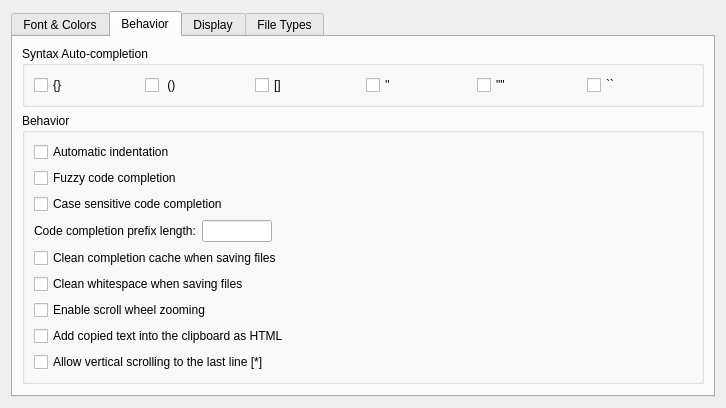
<?xml version="1.0" encoding="UTF-8"?>
<ui version="4.0">
 <class>LiteEditorOption</class>
 <widget class="QWidget" name="LiteEditorOption">
  <property name="geometry">
   <rect>
    <x>0</x>
    <y>0</y>
    <width>726</width>
    <height>389</height>
   </rect>
  </property>
  <property name="windowTitle">
   <string>Form</string>
  </property>
  <layout class="QVBoxLayout" name="verticalLayout_6">
   <item>
    <widget class="QTabWidget" name="tabWidget">
     <property name="currentIndex">
      <number>1</number>
     </property>
     <widget class="QWidget" name="tab">
      <attribute name="title">
       <string>Font &amp;&amp; Colors</string>
      </attribute>
      <layout class="QVBoxLayout" name="verticalLayout_3" stretch="0,1">
       <item>
        <widget class="QGroupBox" name="groupBox">
         <property name="title">
          <string>Font</string>
         </property>
         <layout class="QVBoxLayout" name="verticalLayout_10">
          <item>
           <layout class="QHBoxLayout" name="horizontalLayout">
            <item>
             <widget class="QLabel" name="label_2">
              <property name="text">
               <string>Family:</string>
              </property>
             </widget>
            </item>
            <item>
             <widget class="QFontComboBox" name="fontComboBox"/>
            </item>
            <item>
             <widget class="QCheckBox" name="monospaceFontCheckBox">
              <property name="text">
               <string>Show Monospace Font</string>
              </property>
             </widget>
            </item>
            <item>
             <spacer name="horizontalSpacer_7">
              <property name="orientation">
               <enum>Qt::Orientation::Horizontal</enum>
              </property>
              <property name="sizeHint" stdset="0">
               <size>
                <width>40</width>
                <height>20</height>
               </size>
              </property>
             </spacer>
            </item>
           </layout>
          </item>
          <item>
           <layout class="QHBoxLayout" name="horizontalLayout_7">
            <item>
             <widget class="QLabel" name="label">
              <property name="text">
               <string>Size:</string>
              </property>
             </widget>
            </item>
            <item>
             <widget class="QComboBox" name="sizeComboBox">
              <property name="sizePolicy">
               <sizepolicy hsizetype="Preferred" vsizetype="Fixed">
                <horstretch>0</horstretch>
                <verstretch>0</verstretch>
               </sizepolicy>
              </property>
              <property name="editable">
               <bool>false</bool>
              </property>
             </widget>
            </item>
            <item>
             <widget class="QLabel" name="label_6">
              <property name="text">
               <string>Zoom:</string>
              </property>
             </widget>
            </item>
            <item>
             <widget class="QSpinBox" name="fontZoomSpinBox">
              <property name="suffix">
               <string>%</string>
              </property>
              <property name="minimum">
               <number>10</number>
              </property>
              <property name="maximum">
               <number>1000</number>
              </property>
              <property name="singleStep">
               <number>10</number>
              </property>
              <property name="value">
               <number>100</number>
              </property>
             </widget>
            </item>
            <item>
             <widget class="QCheckBox" name="antialiasCheckBox">
              <property name="text">
               <string>Antialias</string>
              </property>
             </widget>
            </item>
            <item>
             <spacer name="horizontalSpacer_6">
              <property name="orientation">
               <enum>Qt::Orientation::Horizontal</enum>
              </property>
              <property name="sizeHint" stdset="0">
               <size>
                <width>40</width>
                <height>20</height>
               </size>
              </property>
             </spacer>
            </item>
            <item>
             <widget class="QPushButton" name="restoreDefaultFontButton">
              <property name="text">
               <string>Restore Default Font</string>
              </property>
             </widget>
            </item>
           </layout>
          </item>
         </layout>
        </widget>
       </item>
       <item>
        <spacer name="verticalSpacer">
         <property name="orientation">
          <enum>Qt::Orientation::Vertical</enum>
         </property>
         <property name="sizeHint" stdset="0">
          <size>
           <width>20</width>
           <height>40</height>
          </size>
         </property>
        </spacer>
       </item>
      </layout>
     </widget>
     <widget class="QWidget" name="tab_4">
      <attribute name="title">
       <string>Behavior</string>
      </attribute>
      <layout class="QVBoxLayout" name="verticalLayout_4" stretch="0,0,1">
       <item>
        <widget class="QGroupBox" name="groupBox_6">
         <property name="title">
          <string>Syntax Auto-completion</string>
         </property>
         <layout class="QHBoxLayout" name="horizontalLayout_5">
          <item>
           <widget class="QCheckBox" name="autoBraces0CheckBox">
            <property name="toolTip">
             <string notr="true"/>
            </property>
            <property name="text">
             <string notr="true">{}</string>
            </property>
           </widget>
          </item>
          <item>
           <widget class="QCheckBox" name="autoBraces1CheckBox">
            <property name="toolTip">
             <string notr="true"/>
            </property>
            <property name="text">
             <string notr="true"> ()</string>
            </property>
           </widget>
          </item>
          <item>
           <widget class="QCheckBox" name="autoBraces2CheckBox">
            <property name="toolTip">
             <string notr="true"/>
            </property>
            <property name="text">
             <string notr="true">[]</string>
            </property>
           </widget>
          </item>
          <item>
           <widget class="QCheckBox" name="autoBraces3CheckBox">
            <property name="toolTip">
             <string notr="true"/>
            </property>
            <property name="text">
             <string notr="true">''</string>
            </property>
           </widget>
          </item>
          <item>
           <widget class="QCheckBox" name="autoBraces4CheckBox">
            <property name="toolTip">
             <string notr="true"/>
            </property>
            <property name="text">
             <string notr="true">&quot;&quot;</string>
            </property>
           </widget>
          </item>
          <item>
           <widget class="QCheckBox" name="autoBraces5CheckBox">
            <property name="toolTip">
             <string/>
            </property>
            <property name="text">
             <string notr="true">``</string>
            </property>
           </widget>
          </item>
         </layout>
        </widget>
       </item>
       <item>
        <widget class="QGroupBox" name="groupBox_3">
         <property name="title">
          <string>Behavior</string>
         </property>
         <layout class="QVBoxLayout" name="verticalLayout_2">
          <item>
           <widget class="QCheckBox" name="autoIndentCheckBox">
            <property name="text">
             <string>Automatic indentation</string>
            </property>
           </widget>
          </item>
          <item>
           <widget class="QCheckBox" name="completerFuzzyCheckBox">
            <property name="text">
             <string>Fuzzy code completion</string>
            </property>
           </widget>
          </item>
          <item>
           <widget class="QCheckBox" name="completerCaseSensitiveCheckBox">
            <property name="text">
             <string>Case sensitive code completion</string>
            </property>
           </widget>
          </item>
          <item>
           <layout class="QHBoxLayout" name="horizontalLayout_3" stretch="1,1,6">
            <item>
             <widget class="QLabel" name="label_4">
              <property name="text">
               <string>Code completion prefix length:</string>
              </property>
             </widget>
            </item>
            <item>
             <widget class="QLineEdit" name="preMinLineEdit">
              <property name="sizePolicy">
               <sizepolicy hsizetype="Preferred" vsizetype="Fixed">
                <horstretch>0</horstretch>
                <verstretch>0</verstretch>
               </sizepolicy>
              </property>
             </widget>
            </item>
            <item>
             <spacer name="horizontalSpacer_3">
              <property name="orientation">
               <enum>Qt::Orientation::Horizontal</enum>
              </property>
              <property name="sizeHint" stdset="0">
               <size>
                <width>40</width>
                <height>20</height>
               </size>
              </property>
             </spacer>
            </item>
           </layout>
          </item>
          <item>
           <widget class="QCheckBox" name="cleanCompleterCacheCheckBox">
            <property name="text">
             <string>Clean completion cache when saving files</string>
            </property>
           </widget>
          </item>
          <item>
           <widget class="QCheckBox" name="cleanWhitespaceOnSaveCheckBox">
            <property name="text">
             <string>Clean whitespace when saving files</string>
            </property>
           </widget>
          </item>
          <item>
           <widget class="QCheckBox" name="wheelZoomingCheckBox">
            <property name="text">
             <string>Enable scroll wheel zooming</string>
            </property>
           </widget>
          </item>
          <item>
           <widget class="QCheckBox" name="enableCopyToHtmlCheckBox">
            <property name="text">
             <string>Add copied text into the clipboard as HTML</string>
            </property>
           </widget>
          </item>
          <item>
           <widget class="QCheckBox" name="allowVscrollLastLineCheckBox">
            <property name="text">
             <string>Allow vertical scrolling to the last line [*]</string>
            </property>
           </widget>
          </item>
         </layout>
        </widget>
       </item>
       <item>
        <spacer name="verticalSpacer_4">
         <property name="orientation">
          <enum>Qt::Orientation::Vertical</enum>
         </property>
         <property name="sizeHint" stdset="0">
          <size>
           <width>20</width>
           <height>40</height>
          </size>
         </property>
        </spacer>
       </item>
      </layout>
     </widget>
     <widget class="QWidget" name="tab_3">
      <attribute name="title">
       <string>Display</string>
      </attribute>
      <layout class="QVBoxLayout" name="verticalLayout_7" stretch="0,0,1">
       <item>
        <widget class="QGroupBox" name="groupBox_5">
         <property name="title">
          <string>Load File</string>
         </property>
         <layout class="QVBoxLayout" name="verticalLayout">
          <item>
           <widget class="QCheckBox" name="noprintCheckBox">
            <property name="text">
             <string>Check and convert no printable char to '.'</string>
            </property>
           </widget>
          </item>
         </layout>
        </widget>
       </item>
       <item>
        <widget class="QGroupBox" name="groupBox_4">
         <property name="title">
          <string>Display</string>
         </property>
         <layout class="QVBoxLayout" name="verticalLayout_8">
          <item>
           <widget class="QCheckBox" name="codeFoldVisibleCheckBox">
            <property name="text">
             <string>Display code fold</string>
            </property>
           </widget>
          </item>
          <item>
           <widget class="QCheckBox" name="visualizeWhitespaceCheckBox">
            <property name="text">
             <string>Display VisualizeWhitespace</string>
            </property>
           </widget>
          </item>
          <item>
           <widget class="QCheckBox" name="eofVisibleCheckBox">
            <property name="text">
             <string>Display EOF</string>
            </property>
           </widget>
          </item>
          <item>
           <widget class="QCheckBox" name="defaultWordWrapCheckBox">
            <property name="text">
             <string>Word wrap by default</string>
            </property>
           </widget>
          </item>
          <item>
           <widget class="QCheckBox" name="lineNumberVisibleCheckBox">
            <property name="text">
             <string>Display line numbers</string>
            </property>
           </widget>
          </item>
          <item>
           <widget class="QCheckBox" name="indentLineCheckBox">
            <property name="text">
             <string>Display indent guide</string>
            </property>
           </widget>
          </item>
          <item>
           <layout class="QHBoxLayout" name="horizontalLayout_4">
            <item>
             <widget class="QCheckBox" name="rightLineVisibleCheckBox">
              <property name="text">
               <string>Display right margin at column</string>
              </property>
             </widget>
            </item>
            <item>
             <widget class="QSpinBox" name="rightLineWidthSpinBox">
              <property name="minimum">
               <number>1</number>
              </property>
              <property name="maximum">
               <number>1024</number>
              </property>
              <property name="value">
               <number>80</number>
              </property>
             </widget>
            </item>
            <item>
             <spacer name="horizontalSpacer_4">
              <property name="orientation">
               <enum>Qt::Orientation::Horizontal</enum>
              </property>
              <property name="sizeHint" stdset="0">
               <size>
                <width>40</width>
                <height>20</height>
               </size>
              </property>
             </spacer>
            </item>
           </layout>
          </item>
          <item>
           <widget class="QCheckBox" name="offsetCheckBox">
            <property name="text">
             <string>Display offset position</string>
            </property>
           </widget>
          </item>
         </layout>
        </widget>
       </item>
       <item>
        <spacer name="verticalSpacer_3">
         <property name="orientation">
          <enum>Qt::Orientation::Vertical</enum>
         </property>
         <property name="sizeHint" stdset="0">
          <size>
           <width>20</width>
           <height>40</height>
          </size>
         </property>
        </spacer>
       </item>
      </layout>
     </widget>
     <widget class="QWidget" name="tab_2">
      <attribute name="title">
       <string>File Types</string>
      </attribute>
      <layout class="QVBoxLayout" name="verticalLayout_5">
       <item>
        <widget class="QTreeView" name="mimeTreeView"/>
       </item>
      </layout>
     </widget>
    </widget>
   </item>
  </layout>
 </widget>
 <resources/>
 <connections/>
</ui>
